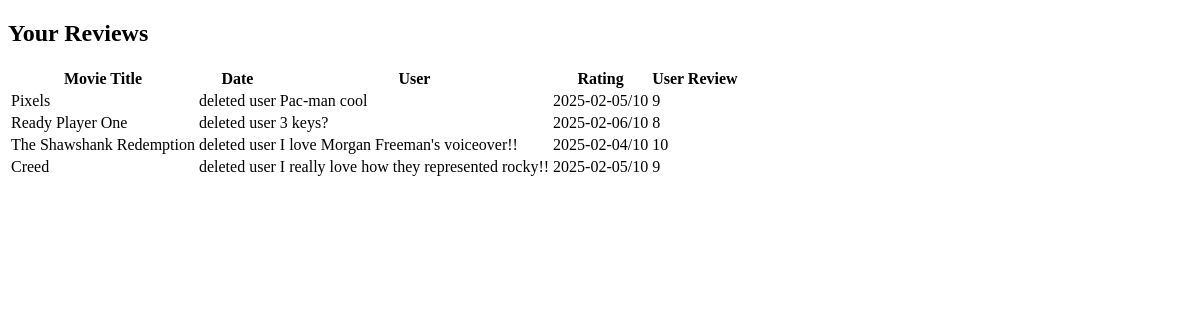
The app's page /reviews, older data.
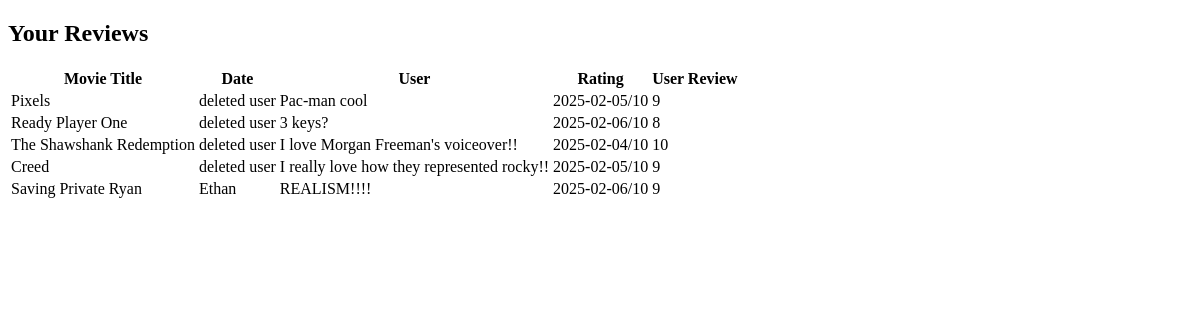
The same page, newer data.
### tables this page shows
CREATE TABLE "reviews" (
            id INTEGER PRIMARY KEY AUTOINCREMENT,
            title TEXT NOT NULL,
            reviewer_name TEXT NOT NULL,
            review_text TEXT NOT NULL,
            review_date TEXT NOT NULL,
            rating INTEGER NOT NULL,
            user_id INTEGER,
            FOREIGN KEY(user_id) REFERENCES users(id)
            );

### main.py (the view)
@app.route('/reviews')
def reviews():
    conn = sqlite3.connect('ReelReview/.database/gtg.db')
    cursor = conn.cursor()
    cursor.execute('SELECT * FROM reviews')  # Fetch all reviews (or filter as needed)
    reviews = cursor.fetchall()
    conn.close()
    return render_template('reviews.html', reviews=reviews)

### templates/reviews.html (shortened to what this page needs)
<!DOCTYPE html>
<html lang="en">
<head>
</head>
<body>
    <h2>Your Reviews</h2>
    <table>
        <thead>
            <tr>
                <th>Movie Title</th>
                <th>Date</th>
                <th>User</th>
                <th>Rating</th>
                <th>User Review</th>
            </tr>
        </thead>
        <tbody>
            {% for review in reviews %}
                <tr>
                    <td>{{ review[1] }}</td>
                    <td>{{ review[2] }}</td>
                    <td>{{ review[3] }}</td>
                    <td>{{ review[4] }}/10</td>
                    <td>{{ review[5] }}</td>
                </tr>
            {% endfor %}
        </tbody>
    </table>
</body>
</html>

Row changes from the older to the newer data that the page shows:
added reviews: title "Saving Private Ryan", reviewer_name "Ethan", review_text "REALISM!!!!", review_date "2025-02-06", rating "9"
